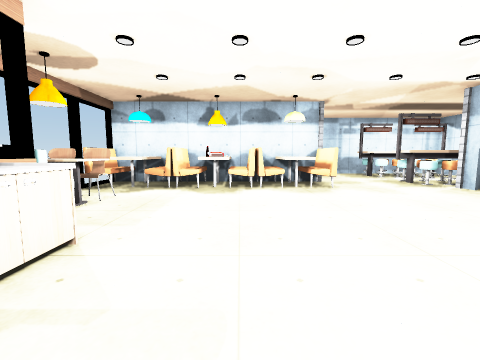
View 1 (above)

20 first-person views from a walk through a scene from a Unity 3-D project. The camera is 1.3 m above the floor, tilts 6° down and sees 90° across. The floor is counted in squares, 1 m on a side. Each view is taken from the middle of a square. On the plan, view 1 faces up. The plan holds only what a view shows up to about 12 squares ahead; the rest is blank. Door leaves are left out, so doorways stand open. Some surface patterns are stand-ins.

View 2
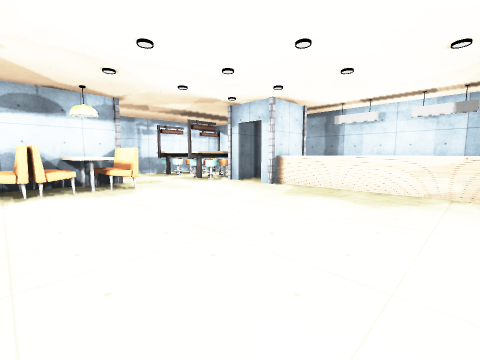

View 3
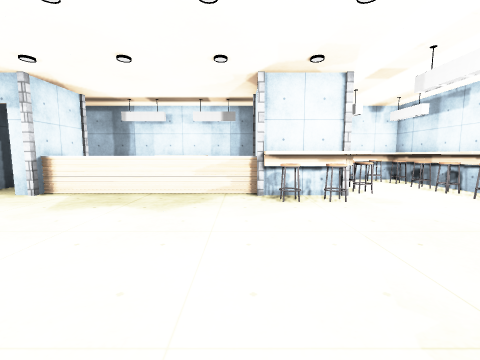

View 4
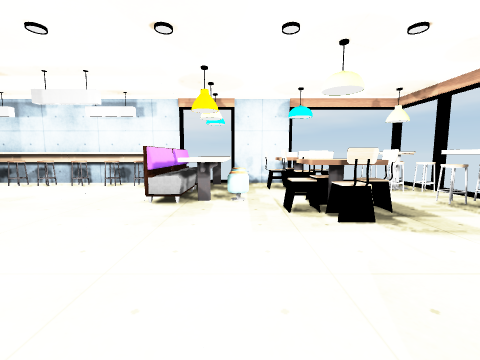

View 5
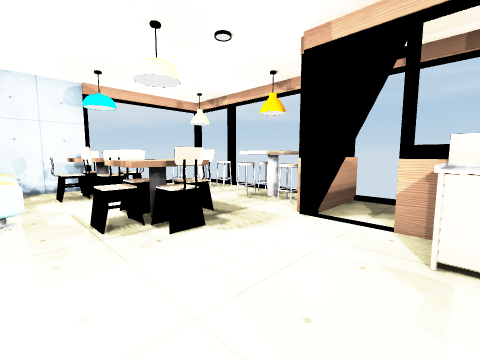

View 6
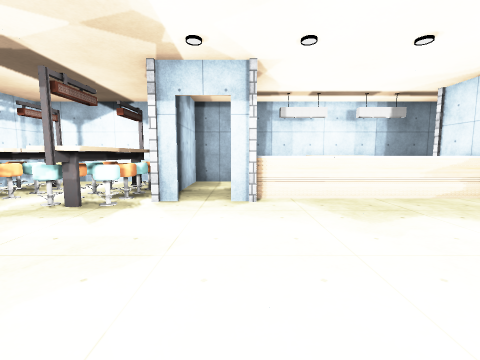

View 7
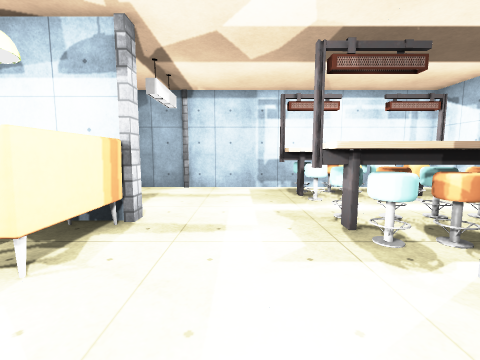

View 8
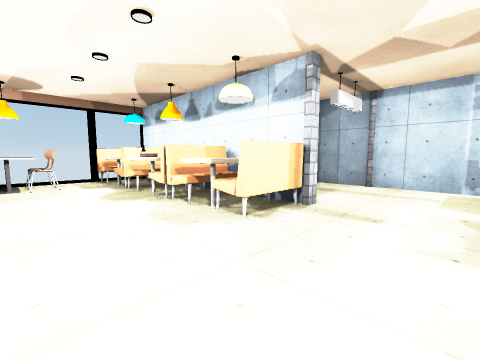

View 9
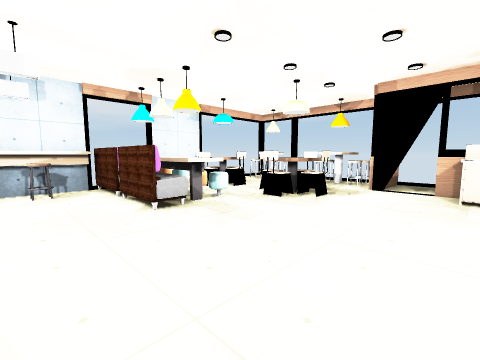

View 10
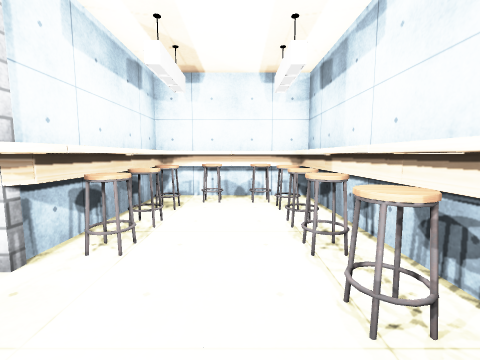

View 11
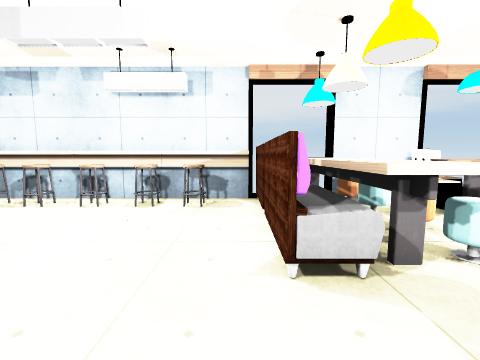

View 12
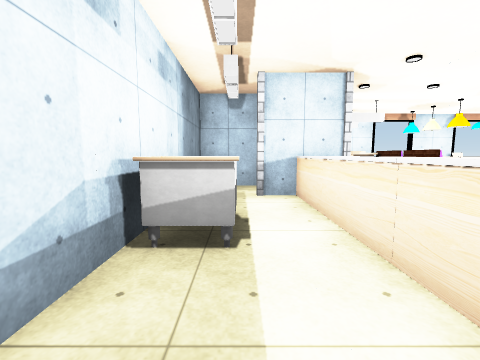

View 13
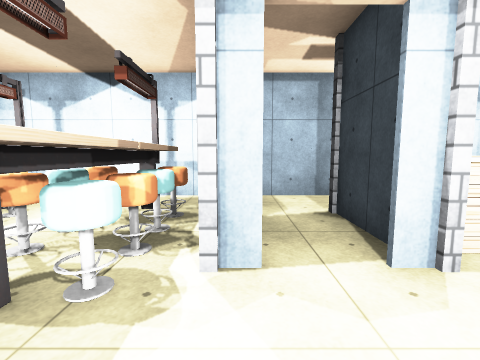

View 14
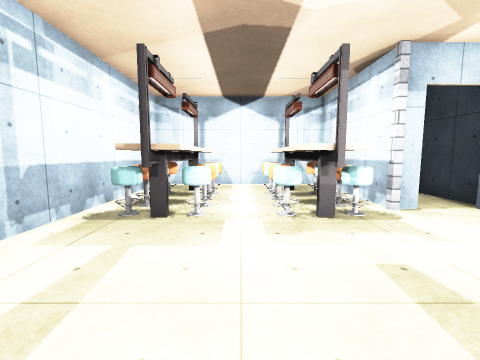

View 15
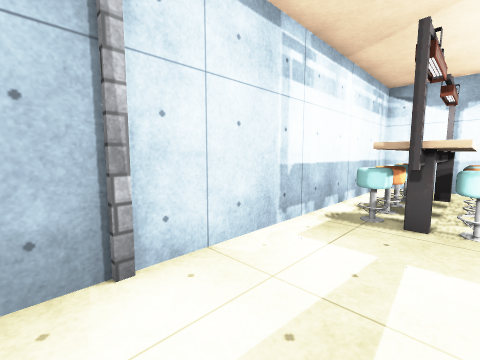

View 16
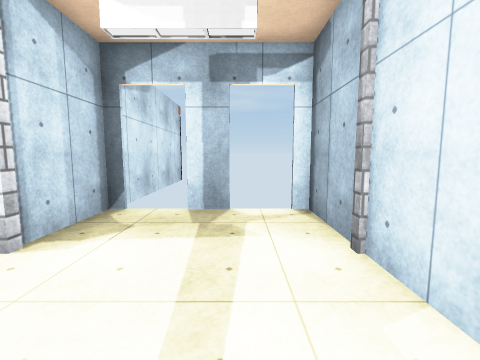

View 17
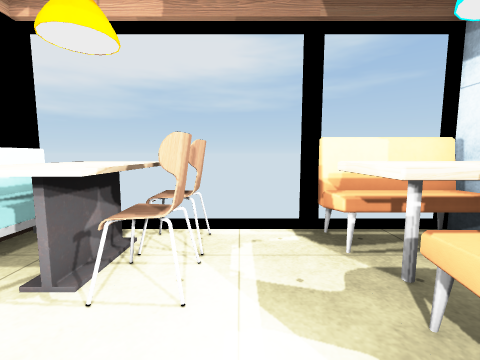

View 18
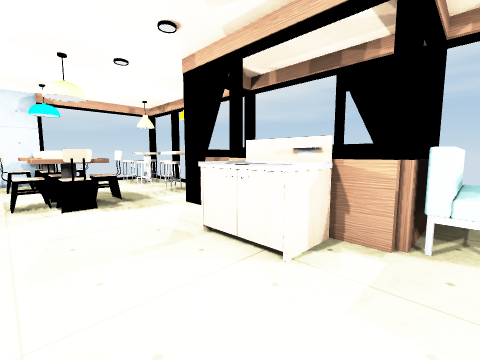

View 19
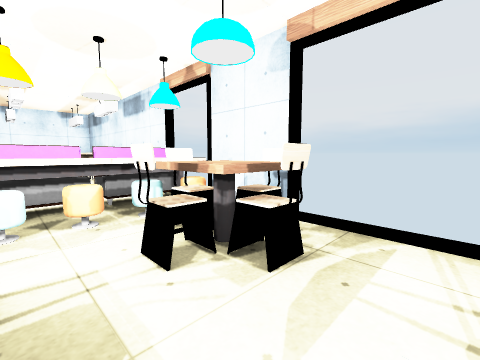

View 20
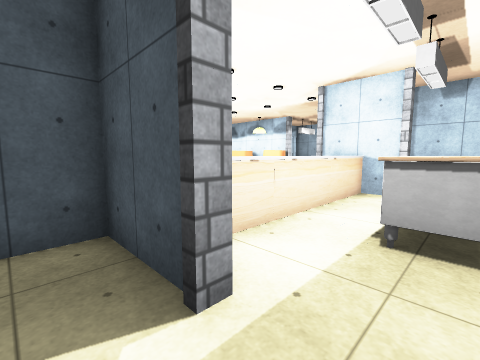

### Floor plan
Points are (right, up) in squares from view 1. A wall is a line through its corners. A room is listed if a view was taken in it or the views show most of it. See-through windows are left out.
Room 1 (views 1, 2, 3, 4, 5, 6, 7, 8, 9, 10, 11, 12, 13, 14, 15, 16, 17, 18, 19, 20)
walls: (9.4, 6.8) (10.5, 6.8); (9.5, -0.7) (10.6, -0.7); (8.9, -1.5) (8.9, -2.1); (8.6, -2.5) (8.6, -1.4); (10.6, 6.7) (9.4, 6.7); (10.6, -0.8) (9.5, -0.8); (-3.6, 1.6) (-3.6, 1); (-3.6, 0.5) (-3.6, -1); (9.4, 9.3) (11.6, 9.3); (3.6, 11.6) (-6.4, 11.6); (1.4, 11.9) (3.6, 11.9); (-5.2, 4.4) (-3.6, 4.4) (-3.6, 3.5); (11.3, -3.1) (13.6, -3.1) (13.6, 9.1) (10, 9.1); (-6.5, 4.4) (-5.6, 4.4); (3.5, -8.1) (6.5, -8.1); (13.6, 9.6) (13.6, 16.6) (1.4, 16.6) (1.4, 16.2); (8.4, -8.1) (11.5, -8.1); (1.4, 14.9) (1.4, 13.7); (-1.5, -8.1) (1.4, -8.1); (13.6, -8.2) (13.6, -3.4) (9.4, -3.4)
ways out: open door at (-6, 3.5); open door at (-4, 0.5); gap at (1, 14)
objects: other object (-6, -7) to (-5, -7); stool (-6, -6) to (-5, -5); other object (-6, -4) to (-6, -3); other object (-6, -2); bench (-6, 5) to (-4, 5); table (-6, 6) to (-4, 6); chair (-6, 7) to (-5, 7); bench (-6, 9) to (-5, 11); table (-5, -6); stool (-5, -4) to (-5, -3); stool (-5, -2); other object (-4, -7); stool (-4, -5); table (-4, -3); bin (-4, 2) to (-3, 3); chair (-4, 7); bench (-4, 9) to (-4, 11); bench (-3, 10) to (-2, 11); chair (-2, -7) to (-2, -6); chair (-2, -3) to (-2, -2); chair (-1, -7); chair (-1, -6) to (-1, -5); chair (-1, -4) to (-1, -3); chair (-1, -2); table (-1, 9) to (-1, 11); chair (0, -7) to (0, -6); chair (0, -3); bench (0, 10) to (1, 11); stool (1, -7); stool (1, -6); stool (1, -5); stool (1, -4); table (2, -8) to (2, -3); bench (2, 9) to (2, 11); bench (3, -8) to (3, -6); bench (3, -5) to (3, -4); bench (3, 10) to (4, 11); pillar (4, 12); pillar (4, 17); stool (5, -7); stool (6, -7); stool (8, -7); table (8, -4); stool (8, -3); stool (8, -2) to (8, -1); stool (8, 10) to (8, 11); stool (8, 12); stool (8, 14); stool (8, 15); stool (9, -7); stool (9, -4); pillar (9, -3); pillar (9, -1); other object (9, 0) to (10, 2); other object (9, 3) to (10, 4); other object (9, 5) to (10, 6); pillar (9, 7); pillar (9, 9); stool (9, 10) to (9, 11); stool (9, 12); stool (9, 14); stool (9, 15) to (9, 16); stool (10, -7); stool (10, -4) to (11, -4); stool (10, 10) to (10, 11); stool (10, 12); stool (10, 14); stool (10, 15) to (10, 16); pillar (11, -1); pillar (11, 7); stool (11, 10) to (11, 11); stool (11, 12); stool (11, 14); stool (11, 15); stool (12, -7); stool (12, -4); table (12, 2) to (13, 4); table (12, 11) to (12, 12); table (12, 14) to (12, 15); stool (13, -7) to (13, -6); stool (13, -5); table (13, -4)

Where each view was taken, in squares from view 1:
view 1: 0 up, 0 right, facing up
view 2: 0 up, 0 right, facing up-right
view 3: 0 up, 1 right, facing right
view 4: 3 up, 1 right, facing down
view 5: 2 up, 1 right, facing down-left
view 6: 7 up, 2 right, facing right
view 7: 7 up, 6 right, facing up
view 8: 6 up, 7 right, facing up-left
view 9: 2 up, 6 right, facing down-left
view 10: 6 down, 6 right, facing right
view 11: 1 down, 4 right, facing down
view 12: 7 up, 12 right, facing down
view 13: 9 up, 6 right, facing right
view 14: 13 up, 3 right, facing right
view 15: 14 up, 3 right, facing up-right
view 16: 15 up, 7 right, facing left
view 17: 8 up, 2 left, facing left
view 18: 5 up, 0 right, facing down-left
view 19: 4 down, 4 left, facing down-right
view 20: 2 down, 13 right, facing up-left
